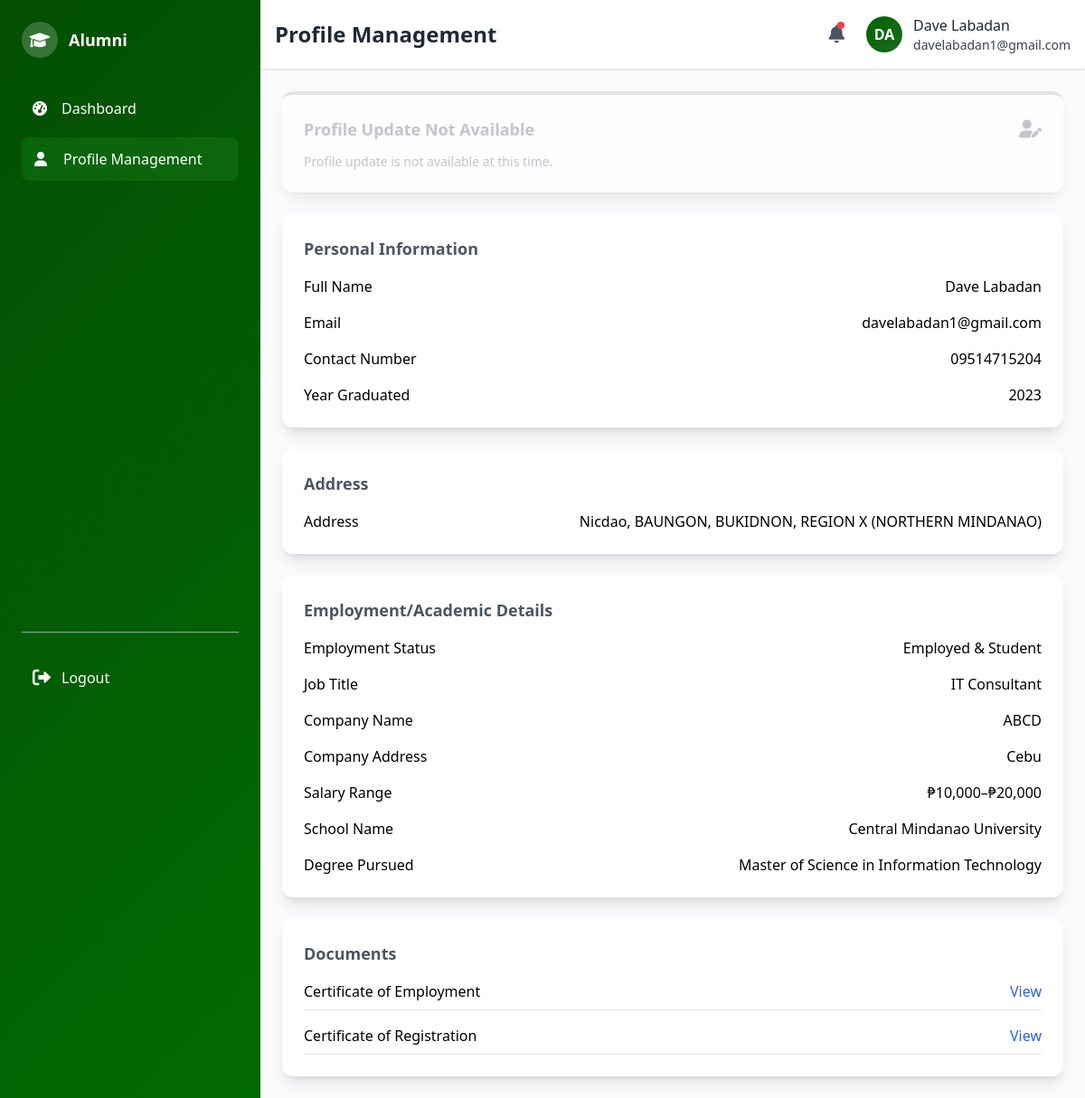
Page /alumni/alumni_profile.php (signed in) on the earlier database version.
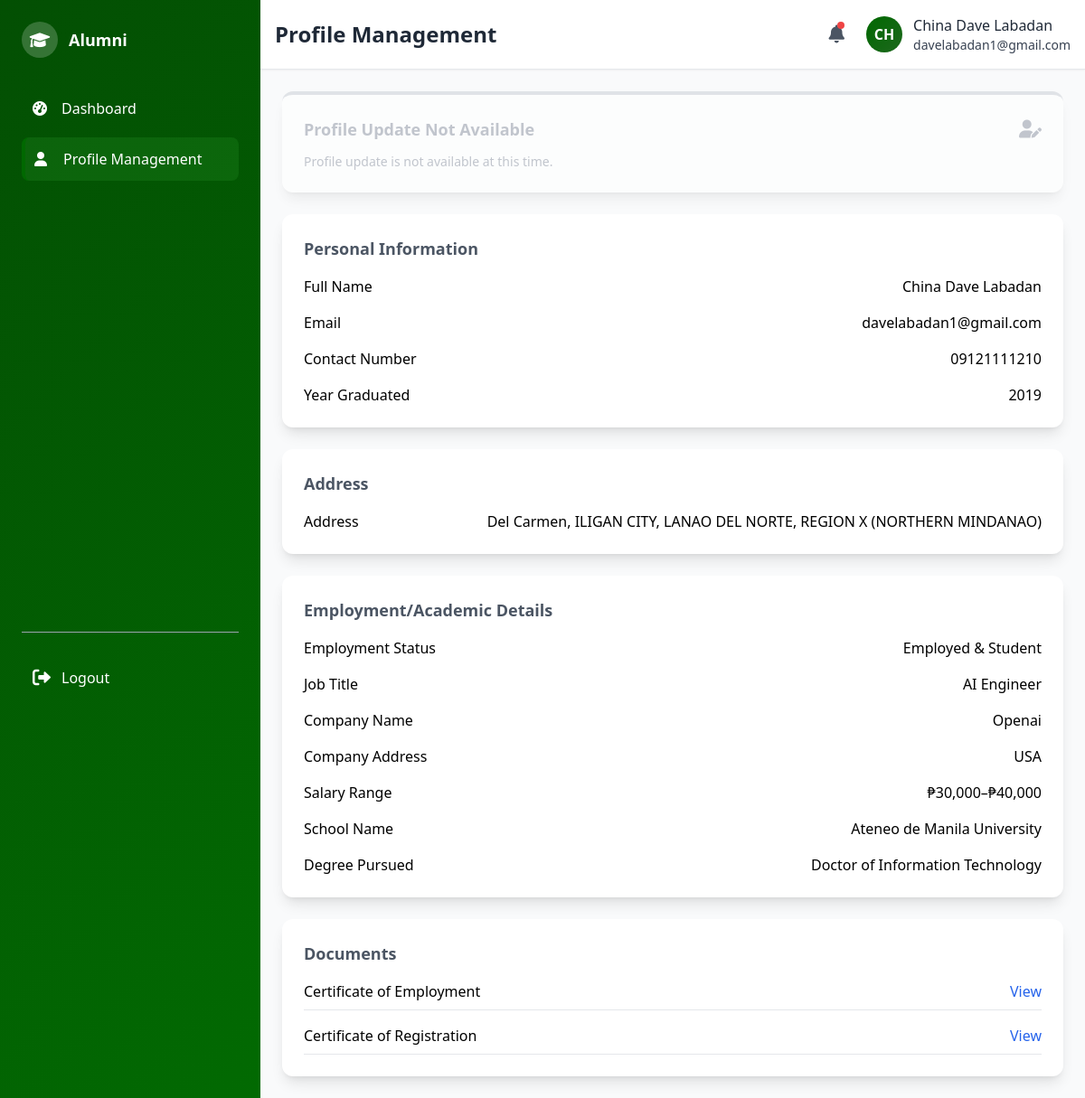
Same page on the later database version.
### tables this page shows
CREATE TABLE `alumni_profile` (
  `user_id` int(11) NOT NULL,
  `address_id` int(11) DEFAULT NULL,
  `first_name` varchar(100) NOT NULL,
  `middle_name` varchar(100) DEFAULT NULL,
  `last_name` varchar(100) NOT NULL,
  `contact_number` varchar(20) NOT NULL,
  `year_graduated` year(4) DEFAULT NULL,
  `employment_status` enum('Employed','Self-Employed','Unemployed','Student','Employed & Student') DEFAULT NULL,
  `photo_path` varchar(255) DEFAULT NULL,
  `last_profile_update` timestamp NULL DEFAULT NULL,
  `submission_status` enum('Pending','Approved','Rejected') DEFAULT 'Pending',
  `rejection_reason` text DEFAULT NULL,
  `rejected_at` timestamp NULL DEFAULT NULL,
  `submitted_at` timestamp NOT NULL DEFAULT current_timestamp()
);

CREATE TABLE `users` (
  `user_id` int(11) NOT NULL,
  `email` varchar(100) NOT NULL,
  `password` varchar(200) NOT NULL,
  `role` enum('admin','alumni') NOT NULL,
  `name` varchar(150) NOT NULL,
  `created_at` timestamp NOT NULL DEFAULT current_timestamp()
);

CREATE TABLE `employment_info` (
  `employment_id` int(11) NOT NULL,
  `user_id` int(11) NOT NULL,
  `job_title_id` int(11) DEFAULT NULL,
  `company_name` varchar(150) DEFAULT NULL,
  `salary_range` enum('Below ₱10,000','₱10,000–₱20,000','₱20,000–₱30,000','₱30,000–₱40,000','₱40,000–₱50,000','Above ₱50,000') DEFAULT NULL,
  `business_type` varchar(255) DEFAULT NULL,
  `company_address` varchar(255) DEFAULT NULL
);

CREATE TABLE `job_titles` (
  `job_title_id` int(11) NOT NULL,
  `title` varchar(150) NOT NULL
);

CREATE TABLE `education_info` (
  `education_id` int(11) NOT NULL,
  `user_id` int(11) NOT NULL,
  `school_name` varchar(255) NOT NULL,
  `degree_pursued` varchar(255) NOT NULL,
  `start_year` year(4) DEFAULT NULL,
  `end_year` year(4) DEFAULT NULL
);

CREATE TABLE `alumni_documents` (
  `doc_id` int(11) NOT NULL,
  `user_id` int(11) NOT NULL,
  `document_type` enum('COR','COE','B_CERT') NOT NULL,
  `file_path` varchar(255) NOT NULL
);

### alumni/alumni_profile.php (the view, shortened to what the rows shown need)
<?php
include("../connect.php");
$user_id = $_SESSION['user_id'];
$page_title = "Profile Management";
$stmt = $conn->prepare("
    SELECT ap.*, u.email,
           tb.barangay_name, tm.municipality_name, tp.province_name, tr.region_name,
           tr.region_id, tp.province_id, tm.municipality_id, tb.barangay_id
    FROM alumni_profile ap
    LEFT JOIN users u ON ap.user_id = u.user_id
    LEFT JOIN address a ON ap.address_id = a.address_id
    LEFT JOIN table_barangay tb ON a.barangay_id = tb.barangay_id
    LEFT JOIN table_municipality tm ON tb.municipality_id = tm.municipality_id
    LEFT JOIN table_province tp ON tm.province_id = tp.province_id
    LEFT JOIN table_region tr ON tp.region_id = tr.region_id
    WHERE ap.user_id = ?
");
$stmt->bind_param("i", $user_id);
$stmt->execute();
$result = $stmt->get_result();
$profile = $result->fetch_assoc() ?: [];
$stmt = $conn->prepare("SELECT ei.*, jt.title AS job_title, ei.business_type FROM employment_info ei LEFT JOIN job_titles jt ON ei.job_title_id = jt.job_title_id WHERE ei.user_id = ?");
$stmt->bind_param("i", $user_id);
$stmt->execute();
$result = $stmt->get_result();
$employment = $result->fetch_assoc() ?: [];
$stmt = $conn->prepare("SELECT * FROM education_info WHERE user_id = ?");
$stmt->bind_param("i", $user_id);
$stmt->execute();
$result = $stmt->get_result();
$education = $result->fetch_assoc() ?: [];
$stmt = $conn->prepare("SELECT document_type, file_path FROM alumni_documents WHERE user_id = ?");
$stmt->bind_param("i", $user_id);
$stmt->execute();
$result = $stmt->get_result();
$docs = $result->fetch_all(MYSQLI_ASSOC);
?>
<div class="space-y-6">
    <?php if (!empty($profile) && ($profile['submission_status'] ?? '') !== 'Rejected'): ?>
        <div class="bg-white p-6 rounded-xl shadow-lg">
            <dl class="grid grid-cols-1 gap-4">
                <?php if (in_array($profile['employment_status'] ?? '', ['Employed', 'Self-Employed', 'Employed & Student'])): ?>
                    <?php if (($profile['employment_status'] ?? '') !== 'Self-Employed'): ?>
                        <div class="flex justify-between">
                            <dt class="font-medium">Job Title</dt>
                            <dd><?php echo htmlspecialchars($employment['job_title'] ?? 'N/A'); ?></dd>
                        </div>
                        <div class="flex justify-between">
                            <dt class="font-medium">Company Name</dt>
                            <dd><?php echo htmlspecialchars($employment['company_name'] ?? 'N/A'); ?></dd>
                        </div>
                        <div class="flex justify-between">
                            <dt class="font-medium">Company Address</dt>
                            <dd><?php echo htmlspecialchars($employment['company_address'] ?? 'N/A'); ?></dd>
                        </div>
                    <?php endif; ?>
                    <div class="flex justify-between">
                        <dt class="font-medium"><?php echo (($profile['employment_status'] ?? '') === 'Self-Employed') ? 'Monthly Income Range' : 'Salary Range'; ?></dt>
                        <dd><?php echo htmlspecialchars($employment['salary_range'] ?? 'N/A'); ?></dd>
                    </div>
                <?php endif; ?>
                <?php if (in_array($profile['employment_status'] ?? '', ['Student', 'Employed & Student'])): ?>
                    <div class="flex justify-between">
                        <dt class="font-medium">School Name</dt>
                        <dd><?php echo htmlspecialchars($education['school_name'] ?? 'N/A'); ?></dd>
                    </div>
                    <div class="flex justify-between">
                        <dt class="font-medium">Degree Pursued</dt>
                        <dd><?php echo htmlspecialchars($education['degree_pursued'] ?? 'N/A'); ?></dd>
                    </div>
                <?php endif; ?>
            </dl>
        </div>
        <div class="bg-white p-6 rounded-xl shadow-lg">
            <?php if (empty($docs)): ?>
                <p class="text-sm text-gray-500">No documents uploaded.</p>
            <?php else: ?>
                <div class="space-y-4">
                    <?php
                    foreach ($docs as $doc):
                        $doc_type_name = $doc['document_type'] === 'COE' ? 'Certificate of Employment' :
                                    ($doc['document_type'] === 'B_CERT' ? 'Business Certificate' :
                                    ($doc['document_type'] === 'COR' ? 'Certificate of Registration' : $doc['document_type']));
                    ?>
                        <div class="flex justify-between items-center border-b pb-2">
                            <span class="font-medium"><?php echo htmlspecialchars($doc_type_name); ?></span>
                            <a href="../<?php echo htmlspecialchars($doc['file_path']); ?>" target="_blank" class="text-blue-600 hover:underline">View</a>
                        </div>
                    <?php endforeach; ?>
                </div>
            <?php endif; ?>
        </div>
    <?php endif; ?>
</div>
<?php
$page_content = ob_get_clean();
include("alumni_format.php");
?>

### alumni/alumni_format.php (shortened to what the rows shown need)
<?php
include("../connect.php");
$user_id = $_SESSION["user_id"];
$stmt = $conn->prepare("
    SELECT ap.first_name, ap.last_name, u.email, u.name as user_name
    FROM users u
    LEFT JOIN alumni_profile ap ON u.user_id = ap.user_id
    WHERE u.user_id = ?
");
$stmt->bind_param("i", $user_id);
$stmt->execute();
$result = $stmt->get_result();
$profile = $result->fetch_assoc() ?: [];
$full_name = 'Alumni';
if (!empty($profile)) {
    if (!empty($profile['first_name']) || !empty($profile['last_name'])) {
        $full_name = trim(
            ($profile['first_name'] ?? '') . ' ' .
            ($profile['last_name'] ?? '')
        );
    } elseif (!empty($profile['user_name'])) {
        $full_name = $profile['user_name'];
    }
}
$page_title = $page_title ?? "Alumni Page";
?>
<!DOCTYPE html>
<html lang="en">
<head>
    <script src="https://cdn.tailwindcss.com"></script>
    <link href="https://cdnjs.cloudflare.com/ajax/libs/font-awesome/6.0.0/css/all.min.css" rel="stylesheet">
    <link rel="stylesheet" href="alumni_format.css">
</head>
<body class="bg-gray-50 min-h-screen flex">
    <aside class="w-72 gradient-bg text-white flex-shrink-0">
        <div class="sidebar-wrapper flex flex-col justify-between">
            <div class="p-6">
                <div class="flex items-center space-x-3 mb-8">
                    <h2 class="font-bold text-lg">Alumni</h2>
                </div>
            </div>
        </div>
    </aside>
    <div class="flex-1 flex flex-col">
        <header class="bg-white shadow-sm border-b p-4">
            <div class="flex items-center justify-between">
                <h1 class="text-2xl font-bold text-gray-800"><?php echo htmlspecialchars($page_title); ?></h1>
                <div class="flex items-center space-x-6">
                    <div class="flex items-center space-x-3">
                        <div class="profile-avatar w-10 h-10 rounded-full flex items-center justify-center text-white font-bold overflow-hidden">
                            <?php
                            $stmt = $conn->prepare("SELECT ap.photo_path, u.name, u.email FROM users u LEFT JOIN alumni_profile ap ON u.user_id = ap.user_id WHERE u.user_id = ?");
                            $stmt->bind_param("i", $user_id);
                            $stmt->execute();
                            $result = $stmt->get_result();
                            $initials = 'AL';
                            $user_email = '';
                            $photo_path = null;
                            if ($row = $result->fetch_assoc()) {
                                $initials = strtoupper(substr(trim($row['name'] ?: 'Alumni'), 0, 2));
                                $user_email = $row['email'];
                                $photo_path = $row['photo_path'];
                            }
                            if ($photo_path && file_exists("../" . $photo_path)) {
                                echo '<img src="../' . htmlspecialchars($photo_path) . '" alt="Profile" class="w-full h-full object-cover">';
                            } else {
                                echo htmlspecialchars($initials);
                            }
                            ?>
                        </div>
                        <div class="hidden md:block">
                            <p class="font-medium text-gray-800"><?php echo htmlspecialchars($full_name); ?></p>
                            <p class="font-medium text-gray-700 text-sm"><?php echo htmlspecialchars($user_email); ?></p>
                        </div>
                    </div>
                </div>
            </div>
        </header>
        <main class="flex-1 p-6 overflow-auto">
            <?php echo $page_content ?? ''; ?>
        </main>
    </div>
</body>
</html>

Differences in the rows shown:
removed employment_info: job_title.title "IT Consultant", company_name "ABCD", company_address "Cebu", salary_range "₱10,000–₱20,000"
removed education_info: school_name "Central Mindanao University", degree_pursued "Master of Science in Information Technology"
changed alumni_profile "davelabadan1@gmail.com": user_id.name "DA" → "CH"; full_name "Dave Labadan" → "China Dave Labadan"
added employment_info: job_title.title "AI Engineer", company_name "Openai", company_address "USA", salary_range "₱30,000–₱40,000"
added education_info: school_name "Ateneo de Manila University", degree_pursued "Doctor of Information Technology"
Other differences:
$full_name: "Dave Labadan" → "China Dave Labadan"
$profile['contact_number']: "09514715204" → "09121111210"
$profile['year_graduated']: "2023" → "2019"
text no longer shown: "Nicdao, BAUNGON, BUKIDNON, REGION X (NORTHERN MINDANAO)"
text now shown: "Del Carmen, ILIGAN CITY, LANAO DEL NORTE, REGION X (NORTHERN MINDANAO)"
